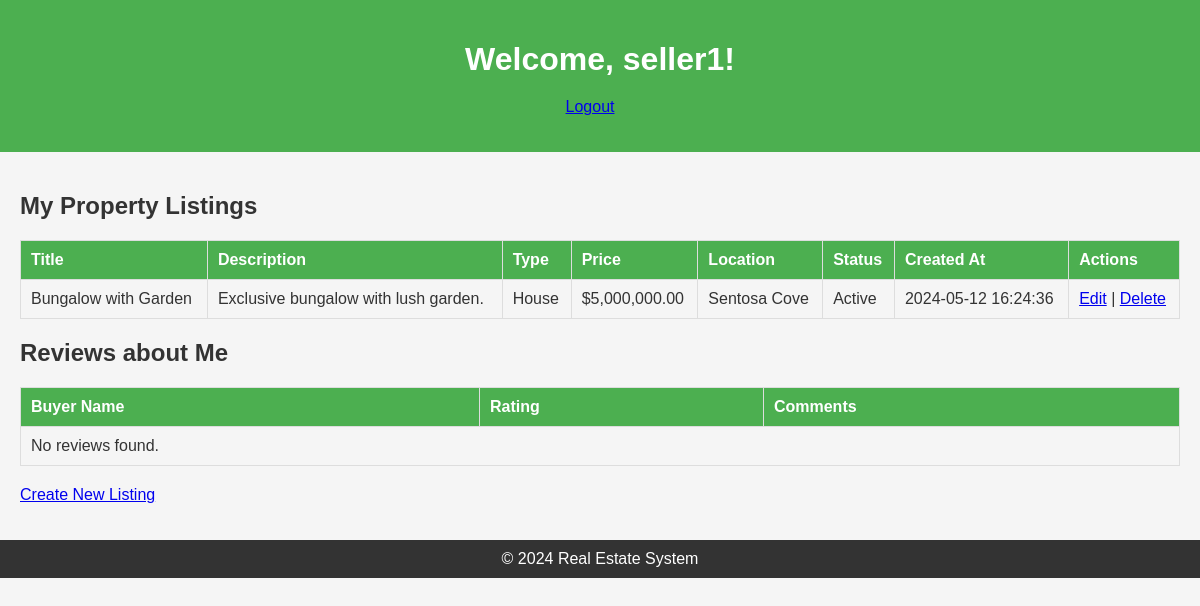
The page /agent/agent.php (signed in) on the database its author committed.
### tables this page shows
CREATE TABLE PropertyListings (
    listing_id INT AUTO_INCREMENT PRIMARY KEY,
    agent_id INT,
    title VARCHAR(255),
    description TEXT,
    property_type VARCHAR(100),
    price DECIMAL(12, 2),
    location VARCHAR(255),
    status ENUM('Active', 'Sold', 'Expired') DEFAULT 'Active',
    created_at TIMESTAMP DEFAULT CURRENT_TIMESTAMP,
    updated_at TIMESTAMP DEFAULT CURRENT_TIMESTAMP,
    FOREIGN KEY (agent_id) REFERENCES Users(user_id) ON DELETE SET NULL
);

### agent/agent.php (the view, shortened to what this page needs)
<?php
$servername = "localhost";
$username = "root";
$password = "";
$dbname = "res";
$conn = new mysqli($servername, $username, $password, $dbname);
?>
<!DOCTYPE html>
<html lang="en">
<head>
    <link rel="stylesheet" type="text/css" href="agent.css">
</head>
<body>
    <header>
        <h1>Welcome, <?php echo isset($_SESSION['username']) ? htmlspecialchars($_SESSION['username']) : 'Agent'; ?>!</h1>
        <nav>
            <ul>
                <li><a href="../admin/logout.php">Logout</a></li>
            </ul>
        </nav>
    </header>
    <main>
        <h2>My Property Listings</h2>
        <table>
            <thead>
                <tr>
                    <th>Title</th>
                    <th>Description</th>
                    <th>Type</th>
                    <th>Price</th>
                    <th>Location</th>
                    <th>Status</th>
                    <th>Created At</th>
                    <th>Actions</th>
                </tr>
            </thead>
            <tbody>
                <?php
                $agentId = isset($_SESSION['user_id']) ? $_SESSION['user_id'] : null;
                if ($agentId !== null) {
                    $listingsQuery = "SELECT * FROM PropertyListings WHERE agent_id = $agentId";
                    $listingsResult = $conn->query($listingsQuery);
                    if ($listingsResult && $listingsResult->num_rows > 0) {
                        while ($row = $listingsResult->fetch_assoc()) {
                            echo "<tr>";
                            echo "<td>{$row['title']}</td>";
                            echo "<td>{$row['description']}</td>";
                            echo "<td>{$row['property_type']}</td>";
                            echo "<td>$" . number_format($row['price'], 2) . "</td>";
                            echo "<td>{$row['location']}</td>";
                            echo "<td>{$row['status']}</td>";
                            echo "<td>{$row['created_at']}</td>";
                            echo "<td>
                                    <a href='edit_listing.php?listing_id={$row['listing_id']}'>Edit</a> |
                                    <a href='delete_listing.php?listing_id={$row['listing_id']}' onclick='return confirm(\"Are you sure you want to delete this listing?\");'>Delete</a>
                                  </td>";
                            echo "</tr>";
                        }
                    } else {
                        echo "<tr><td colspan='8'>No listings found.</td></tr>";
                    }
                } else {
                    echo "<tr><td colspan='8'>Agent not logged in.</td></tr>";
                }
                ?>
            </tbody>
        </table>
        <h2>Reviews about Me</h2>
        <table>
            <thead>
                <tr>
                    <th>Buyer Name</th>
                    <th>Rating</th>
                    <th>Comments</th>
                </tr>
            </thead>
            <tbody>
                <?php
                $reviewsQuery = "SELECT r.rating, r.comments, u.username AS buyer_name
                                 FROM Reviews r
                                 INNER JOIN Users u ON r.user_id = u.user_id
                                 WHERE r.agent_id = $agentId";
                $reviewsResult = $conn->query($reviewsQuery);
                if ($reviewsResult && $reviewsResult->num_rows > 0) {
                    while ($reviewRow = $reviewsResult->fetch_assoc()) {
                        echo "<tr>";
                        echo "<td>{$reviewRow['buyer_name']}</td>";
                        echo "<td>{$reviewRow['rating']}</td>";
                        echo "<td>{$reviewRow['comments']}</td>";
                        echo "</tr>";
                    }
                } else {
                    echo "<tr><td colspan='3'>No reviews found.</td></tr>";
                }
                ?>
            </tbody>
        </table>
        <p><a href="create_listing.php">Create New Listing</a></p>
    </main>
    <footer>
        &copy; <?php echo date("Y"); ?> Real Estate System
    </footer>
</body>
</html>

### agent/agent.css (style rules this page uses)
body { font-family: Arial, sans-serif; margin: 0; padding: 0; background-color: #f5f5f5; color: #333; }
header { background-color: #4CAF50; color: #fff; padding: 20px; text-align: center; }
nav ul { list-style-type: none; padding: 0; text-align: center; }
nav ul li { display: inline; margin-right: 20px; }
main { padding: 20px; }
h1, h2 { margin-bottom: 20px; }
table { width: 100%; border-collapse: collapse; margin-bottom: 20px; }
table, th, td { border: 1px solid #ddd; }
th, td { padding: 10px; text-align: left; }
th { background-color: #4CAF50; color: white; }
footer { background-color: #333; color: #fff; text-align: center; padding: 10px; }

### rows shown on the page
propertylistings: title "Bungalow with Garden", description "Exclusive bungalow with lush garden.", property_type "House", price "5,000,000.00", location "Sentosa Cove", status "Active", created_at "2024-05-12 16:24:36"

### other values the page prints
$_SESSION['username'] "seller1"
